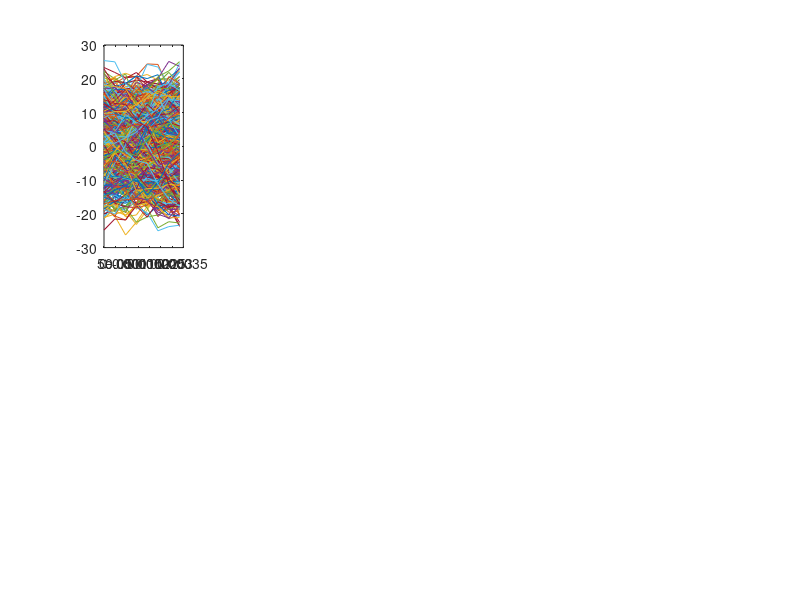

This chart was generated by the following MATLAB code: (Note: this script raises an error after producing the figure.)
close all

Fe = 24000;
Te=1/Fe;
Rb = 3000;
n = 1000;

m = 2;
Ts = log2(m)/Rb;
Ns = floor(Ts/Te);

entree = (randi(2, 1, n) - 1);

%% Chaine 1
mapping = entree*2 -1;
h = ones(1, Ns);
hr = h;

x1 = kron(mapping, [1 zeros(1,Ns-1)]);
y1 = filter(h, 1, x1);

%bruit
figure("Name",'Chaine 1','NumberTitle','off');
Px1 = mean(abs(y1).^2);
db = 0:8;
TEB1 = zeros(1,9);
EbsN0 = TEB1;
for i = 1:9
  
    EbsN0(i) = 10^(db(i)/10);
    sigma_n1 = sqrt((Px1 * Ns)/(2*log2(m)*EbsN0(i)));
    bruit1 = sigma_n1 * randn(1, length(x1));
    
    y1_bruit = bruit1 + y1;
    
    z1 = filter(hr, 1, y1_bruit);
    temps = 0:Te:Te*(length(y1)-1);
    
    N0_1 = Ns;
    echantillonnage1 = z1(N0_1:Ns:length(z1));
    demapping1 = echantillonnage1>0; 
    
    TEB1(i) = mean(demapping1 ~= entree);
    
    subplot(2,5,i);
    plot(linspace(0,Ts,Ns),reshape(z1,Ns,length(z1)/Ns));
    title(["Diagramme de l'oeil: Eb/N0 = " + (i-1) + " dB"]);
    xlabel("Temps (s)");
end
subplot(2,5,10);
semilogy(TEB1)
hold on 
semilogy(qfunc(sqrt(2*EbsN0)))
title(["TEB"])

%% Chaine 2
m = 2;
Ts = log2(m)/Rb;
Ns = floor(Ts/Te);

mapping = entree*2 -1;
h2 = ones(1, Ns);
hr2 = ones(1, Ns/2);

x2 = kron(mapping, [1 zeros(1,Ns-1)]);
y2 = filter(h2, 1, x2);

%bruit
figure("Name",'Chaine 2','NumberTitle','off');
Px2 = mean(abs(y2).^2);
TEB2 = zeros(1,9);
EBsN0 = TEB2;
for i = 1:9
    
    EbsN0(i) = 10^(db(i)/10);
    sigma_n2 = sqrt((Px1 * Ns)/(2*log2(m)*EbsN0(i)));

    bruit2 = sigma_n2 * randn(1, length(x2));

    y2_bruit = y2 + bruit2;

    z2 = filter(hr2, 1, y2_bruit);
    N0_2 = Ns;
    echantillonnage2 = z2(N0_2:Ns:length(z2));
    demapping2 = echantillonnage2>0;
    
    TEB2(i) = mean(demapping2 ~= entree);

    subplot(2,5,i);
    plot(linspace(0,Ts,Ns),reshape(z2,Ns,length(z2)/Ns));
    title(["Diagramme de l'oeil: Eb/N0 = " + (i-1) + " dB"]);
    xlabel("Temps (s)");
end
subplot(2,5,10);
semilogy(TEB2)
hold on 
semilogy(qfunc(sqrt(EbsN0)))
title(["TEB"])

%% Chaine 3
m = 4;
Ts = log2(m)/Rb;
Ns = floor(Ts/Te);

mapping = zeros(ceil(size(entree,1)/2),1);
for i=1:2:(n-1)
    if (entree(i) == 0) && (entree(i+1) == 0)
        mapping(ceil(i/2)) = -3;
    end
    if (entree(i) == 0) && (entree(i+1) == 1)
        mapping(ceil(i/2)) = -1;
    end
    if (entree(i) == 1) && (entree(i+1) == 0)
        mapping(ceil(i/2)) = 1;
    end
    if (entree(i) == 1) && (entree(i+1) == 1)
        mapping(ceil(i/2)) = 3;
    end
end

h3 = ones(1, Ns);
hr3 = ones(1, Ns);

x3 = kron(mapping, [1 zeros(1,Ns-1)]);
y3 = filter(h3, 1, x3);

z3 = filter(hr3, 1, y3);

N0_3 = Ns;
echantillonnage3 = z3(N0_3:Ns:length(z3));
demapping3 = zeros(1,length(entree));

for i = 1:length(mapping)
    
    if (mapping(i) == 3)
        demapping3(2*i-1:2*i) = [1 1];
    end
    if (mapping(i) == 1)
        demapping3(2*i-1:2*i) = [1 0];
    end
    if (mapping(i) == -1)
        demapping3(2*i-1:2*i) = [0 1];
    end
    if (mapping(i) == -3)
        demapping3(2*i-1:2*i) = [0 0];
    end
end

TEB3 = mean(demapping3 ~= entree)






















